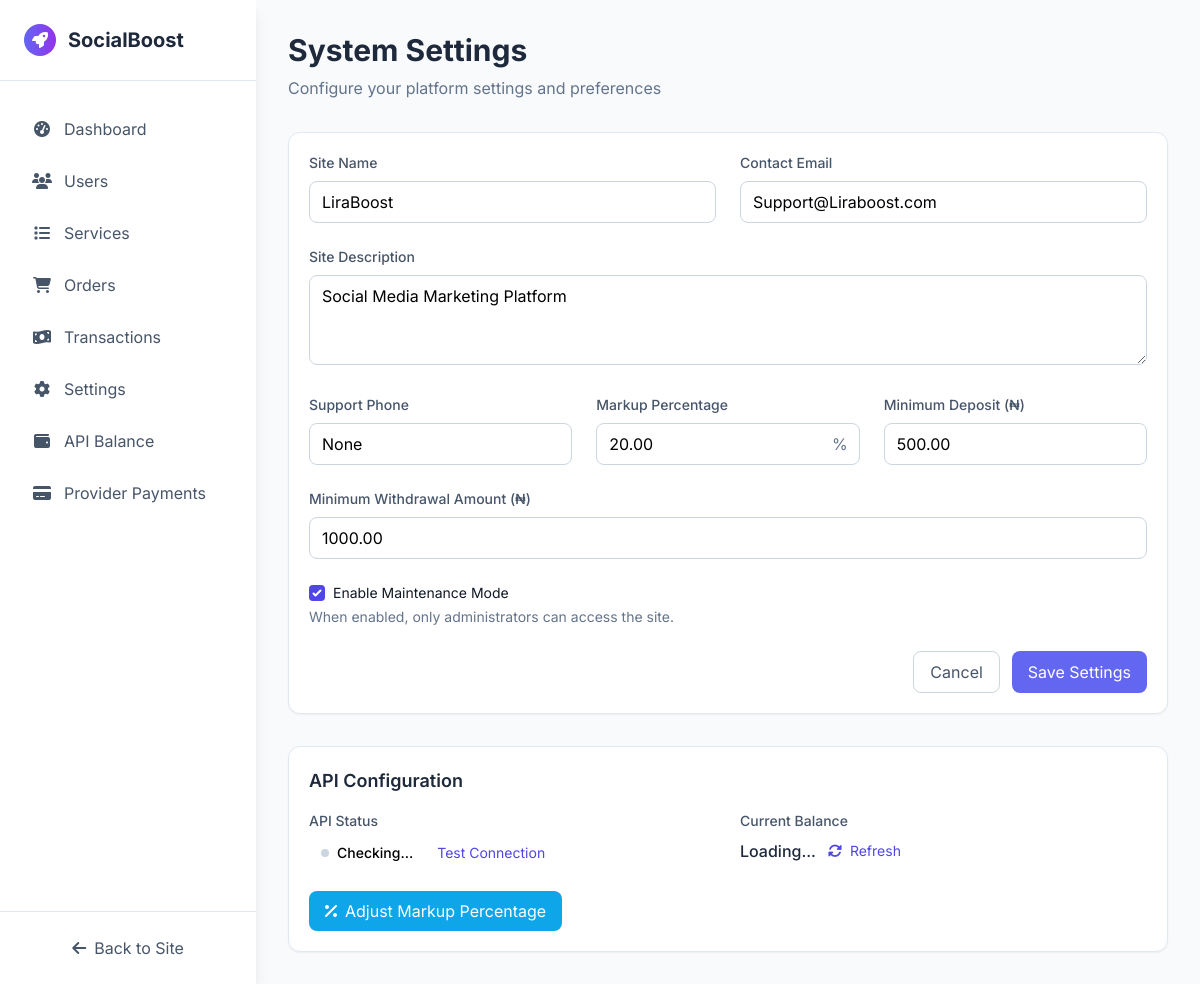
Before: /admin_panel/settings/ (signed in) with the older database file.
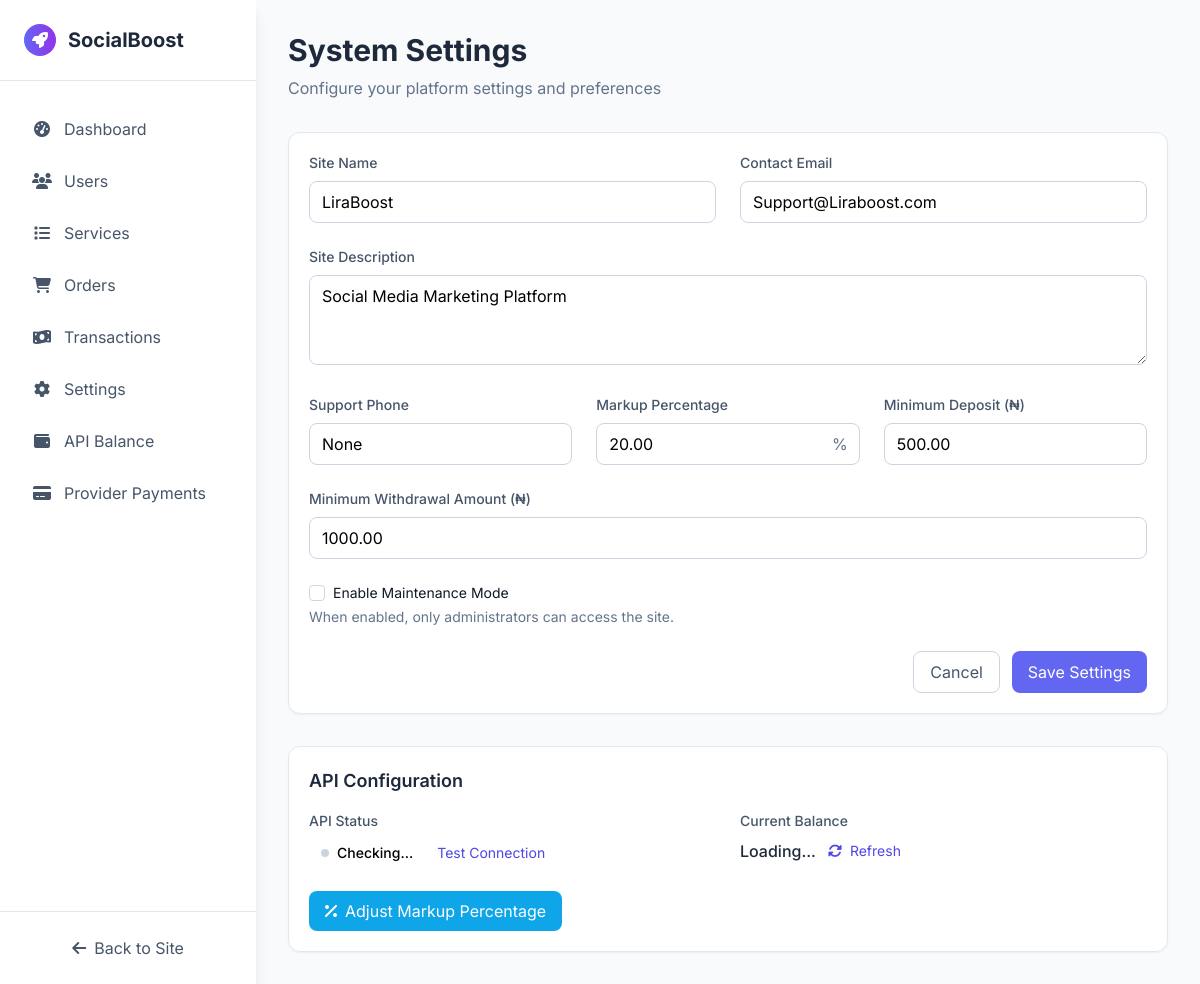
After: the same page with the newer database file.
### core/models.py (models this page shows, shortened)
class SiteSettings(models.Model):
    site_name = models.CharField(max_length=100, default="SocialBoost")
    site_description = models.TextField(blank=True, default="Social Media Marketing Platform")
    contact_email = models.EmailField(default='contact@yoursite.com')
    support_email = models.EmailField(default='support@yoursite.com')
    support_phone = models.CharField(max_length=20, blank=True, null=True)
    markup_percentage = models.DecimalField(max_digits=5, decimal_places=2, default=Decimal('20.00'))
    min_deposit = models.DecimalField(max_digits=10, decimal_places=2, default=Decimal('500.00'))
    min_withdrawal_amount = models.DecimalField(max_digits=10, decimal_places=2, default=Decimal('1000.00'))
    maintenance_mode = models.BooleanField(default=False)
    @classmethod
    def get_settings(cls):
        settings, created = cls.objects.get_or_create(pk=1)
        return settings

### admin_panel/views.py (the view)
# urls.py: path('settings/', views.admin_settings, name='settings'),
@staff_member_required
def admin_settings(request):
    settings = SiteSettings.get_settings()
    context = {
        'settings': settings,
    }
    return render(request, 'admin_panel/settings.html', context)

### core/context_processors.py (called while the page is built)
def site_settings(request):
    try:
        settings = SiteSettings.get_settings()
        return {'site_settings': settings}
    except Exception as e:
        return {
            'site_settings': {
                'site_name': 'SocialBoost',
                'site_description': 'Social Media Marketing Platform',
                'contact_email': 'contact@example.com',
                'support_email': 'support@example.com',
                'markup_percentage': 20.00,
                'min_deposit': 500.00,
                'min_withdrawal_amount': 1000.00,
                'maintenance_mode': False
            }
        }

### admin_panel/templates/admin_panel/settings.html (shortened to what the changed rows need)
{% extends 'admin_panel/base.html' %}
{% block content %}
<div class="px-4 sm:px-6 lg:px-8 py-8 w-full max-w-9xl mx-auto">
    <div class="mb-8" data-aos="fade-down">
        <h1 class="text-2xl md:text-3xl font-bold text-slate-800">System Settings</h1>
    </div>
    <div class="card-hover bg-white rounded-xl shadow-sm border border-slate-200 p-5" data-aos="fade-up">
        <form method="post" action="{% url 'admin_panel:save_settings' %}">
            <div class="grid grid-cols-1 md:grid-cols-2 gap-6 mb-6">
                <div>
                    <label for="site_name" class="block text-sm font-medium text-slate-600 mb-2">Site Name</label>
                    <input type="text" id="site_name" name="site_name" value="{{ site_settings.site_name }}"
                           class="w-full px-3 py-2 border border-slate-300 rounded-lg input-focus" required>
                </div>
                <div>
                    <label for="contact_email" class="block text-sm font-medium text-slate-600 mb-2">Contact Email</label>
                    <input type="email" id="contact_email" name="contact_email" value="{{ site_settings.contact_email }}"
                           class="w-full px-3 py-2 border border-slate-300 rounded-lg input-focus" required>
                </div>
            </div>
            <div class="mb-6">
                <label for="site_description" class="block text-sm font-medium text-slate-600 mb-2">Site Description</label>
                <textarea id="site_description" name="site_description" rows="3"
                          class="w-full px-3 py-2 border border-slate-300 rounded-lg input-focus">{{ site_settings.site_description }}</textarea>
            </div>
            <div class="grid grid-cols-1 md:grid-cols-3 gap-6 mb-6">
                <div>
                    <label for="support_phone" class="block text-sm font-medium text-slate-600 mb-2">Support Phone</label>
                    <input type="text" id="support_phone" name="support_phone" value="{{ site_settings.support_phone }}"
                           class="w-full px-3 py-2 border border-slate-300 rounded-lg input-focus">
                </div>
                <div>
                    <div class="relative">
                        <input type="number" id="markup_percentage" name="markup_percentage" value="{{ site_settings.markup_percentage }}" step="0.01" min="0"
                               class="w-full px-3 py-2 border border-slate-300 rounded-lg input-focus pr-10" required>
                        <span class="absolute inset-y-0 right-0 flex items-center pr-3 text-slate-500">%</span>
                    </div>
                </div>
                <div>
                    <label for="min_deposit" class="block text-sm font-medium text-slate-600 mb-2">Minimum Deposit (₦)</label>
                    <input type="number" id="min_deposit" name="min_deposit" value="{{ site_settings.min_deposit }}" step="0.01" min="0"
                           class="w-full px-3 py-2 border border-slate-300 rounded-lg input-focus" required>
                </div>
            </div>
            <div class="mb-6">
                <label for="min_withdrawal_amount" class="block text-sm font-medium text-slate-600 mb-2">Minimum Withdrawal Amount (₦)</label>
                <input type="number" id="min_withdrawal_amount" name="min_withdrawal_amount" value="{{ site_settings.min_withdrawal_amount }}" step="0.01" min="0"
                       class="w-full px-3 py-2 border border-slate-300 rounded-lg input-focus" required>
            </div>
            <div class="mb-6">
                <div class="flex items-center">
                    <input type="checkbox" id="maintenance_mode" name="maintenance_mode" {% if site_settings.maintenance_mode %}checked{% endif %}
                           class="h-4 w-4 text-indigo-600 focus:ring-indigo-500 border-gray-300 rounded">
                    <label for="maintenance_mode" class="ml-2 block text-sm text-gray-900">
                        Enable Maintenance Mode
                    </label>
                </div>
            </div>
        </form>
    </div>
    <div class="card-hover bg-white rounded-xl shadow-sm border border-slate-200 p-5 mt-8" data-aos="fade-up" data-aos-delay="100">
        <h2 class="text-lg font-semibold text-slate-800 mb-4">API Configuration</h2>
    </div>
</div>
{% endblock %}

Changed rows visible on the page:
changed SiteSettings "LiraBoost": maintenance_mode "☑" → "☐"
